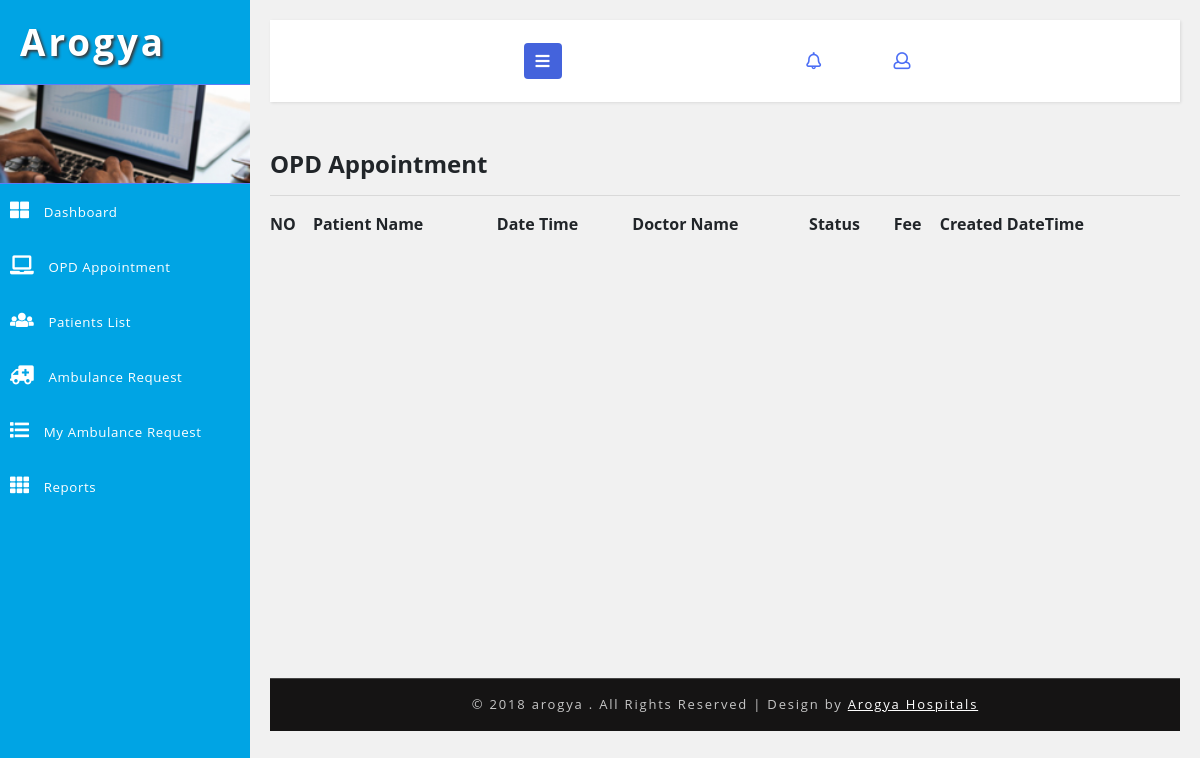
Page /opd/opd-appointment.php on the earlier database version.
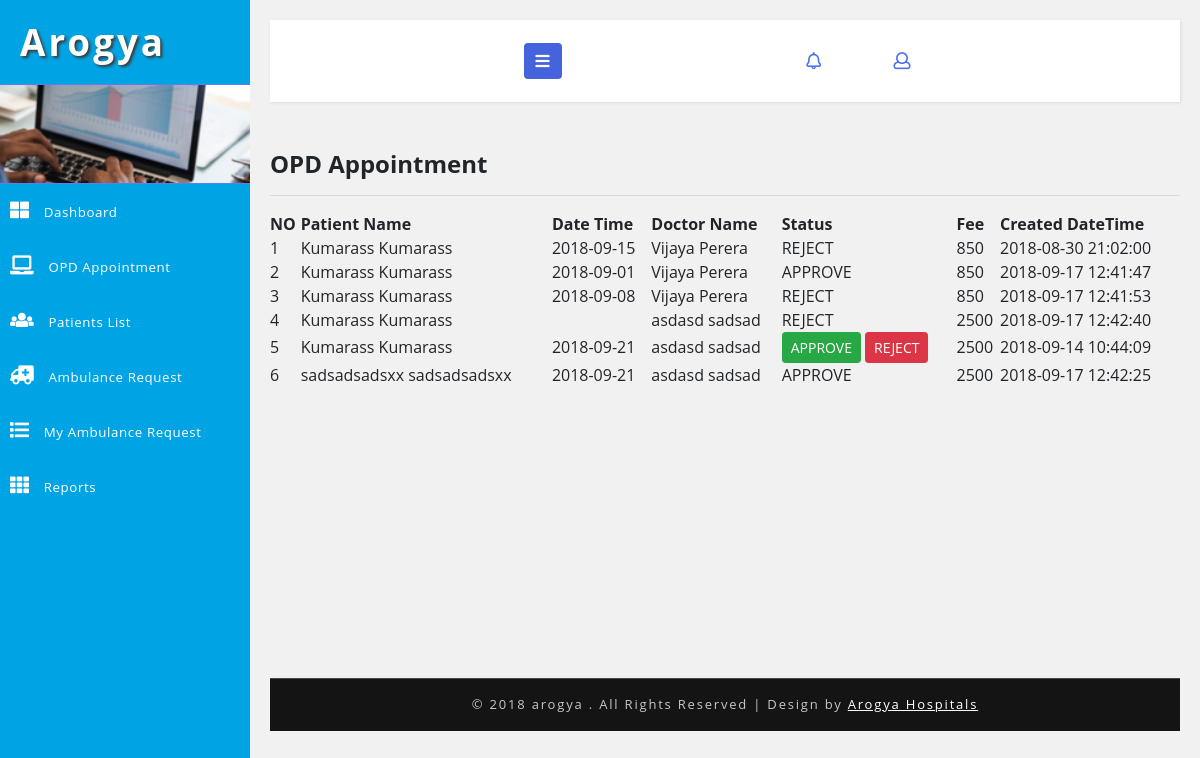
Same page on the later database version.
### tables this page shows
CREATE TABLE `hms_opd_appointment` (
  `id` int(5) NOT NULL AUTO_INCREMENT,
  `patient_id` int(5) DEFAULT NULL,
  `doctor_id` int(5) DEFAULT NULL,
  `appointment_date` varchar(30) DEFAULT NULL,
  `status_code` varchar(20) DEFAULT NULL,
  `created_date` timestamp NOT NULL DEFAULT CURRENT_TIMESTAMP ON UPDATE CURRENT_TIMESTAMP,
  `created_user` int(5) DEFAULT NULL,
  `updated_user` int(5) DEFAULT NULL,
  `fee` int(5) DEFAULT NULL,
  PRIMARY KEY (`id`)
);

### DB.php (called while the page is built, shortened)
<?php
function getDBConnection() {
    $servername = "localhost";
    $username = "root";
    $password = "123";
    $db = "hmsdb";
    $conn = mysqli_connect($servername, $username, $password, $db);
    if (!$conn) {
        die("Connection failed: " . mysqli_connect_error());
    } else {
        return $conn;
    }
}
function getData($sql) {
    $conn = getDBConnection();
    $result = mysqli_query($conn, $sql);
    if (mysqli_num_rows($result) > 0) {
        return $result;
    } else {
        return FALSE;
    }
}
?>

### opd/opd-appointment.php (the view, shortened to what this page needs)
<?php
include '../DB.php';
?>
<!DOCTYPE html>
<html lang="en">
    <head>
        <link rel="stylesheet" href="https://maxcdn.bootstrapcdn.com/bootstrap/3.3.7/css/bootstrap.min.css">
        <link rel="stylesheet" href="https://maxcdn.bootstrapcdn.com/font-awesome/4.7.0/css/font-awesome.min.css">
        <link href="../css/bootstrap.css" rel="stylesheet" type="text/css" media="all" />
        <link href="../css/style.css" rel="stylesheet" type="text/css" media="all" />
        <link rel="stylesheet" href="../css/style4.css">
        <link href="../css/fontawesome-all.css" rel="stylesheet">
    </head>
    <body>
        <div class="wrapper">
            <nav id="sidebar">
                <div class="sidebar-header">
                    <h1>
                        <a href="#">Arogya</a>
                    </h1>
                </div>
                <div class="profile-bg"></div>
                <?php
                include_once '../_tree_opd.php';
                ?>
            </nav>
            <div id="content">
                <?php include_once '../_top_bar.php'; ?>
                <div class="blank-page-content">
                    <h4>OPD Appointment</h4>
                    <hr>
                    <div class="row">
                        <div class="col-md-12">
                            <table id="example" class="display" cellspacing="0" width="100%">
                                <thead>
                                    <tr>
                                        <th>NO</th>
                                        <th>Patient Name</th>
                                        <th>Date Time</th>
                                        <th>Doctor Name</th>
                                        <th>Status</th>
                                        <th>Fee</th>
                                        <th>Created DateTime</th>
                                    </tr>
                                </thead>
                                <tbody>
                                    <?php
                                    $sql = "SELECT hms_opd_appointment.*,CONCAT(hms_patient.first_name,' ',hms_patient.first_name) AS patient_name,
CONCAT(hms_doctor.first_name,' ',hms_doctor.last_name) AS doctor_name FROM hms_opd_appointment
INNER JOIN hms_patient
ON hms_opd_appointment.patient_id = hms_patient.id
INNER JOIN hms_doctor
ON hms_opd_appointment.doctor_id = hms_doctor.id";
                                    $data = getData($sql);
                                    if ($data != null) {
                                        foreach ($data as $value) {
                                            ?>
                                            <tr>
                                                <td><?= $value['id'] ?></td>
                                                <td><?= $value['patient_name'] ?></td>
                                                <td><?= $value['appointment_date'] ?></td>
                                                <td><?= $value['doctor_name'] ?></td>
                                                <td>
                                                    <?php
                                                    if ($value['status_code'] == 'OPEN') {
                                                        ?>
                                                        <a href="opd-appointment.php?id=<?= $value['id'] ?>&status=APPROVE" class="btn btn-sm btn-success">
                                                            APPROVE
                                                        </a>
                                                        <a href="opd-appointment.php?id=<?= $value['id'] ?>&status=REJECT" class="btn btn-sm btn-danger">
                                                            REJECT
                                                        </a>
                                                        <?php
                                                    } else {
                                                        echo $value['status_code'];
                                                    }
                                                    ?>
                                                </td>
                                                <td><?= $value['fee'] ?></td>
                                                <td><?= $value['created_date'] ?></td>
                                            </tr>
                                            <?php
                                        }
                                    }
                                    ?>
                                </tbody>
                            </table>
                            <link href="css/jquery.dataTables.min.css" rel="stylesheet" type="text/css"/>
                        </div>
                    </div>
                </div>
                <?php include '../_footer.php'; ?>
            </div>
        </div>
        <link href="../css/jquery.dataTables.min.css" rel="stylesheet" type="text/css"/>
    </body>
</html>

### _tree_opd.php
<ul class="list-unstyled components">
    <li>
        <a href="<?php $_SERVER['SERVER_NAME'] ?>/<?= $_SESSION['sitename'] ?>/home.php">
            <i class="fas fa-th-large"></i>
            Dashboard
        </a>
    </li>
    <li>
        <a href="<?php $_SERVER['SERVER_NAME'] ?>/<?= $_SESSION['sitename'] ?>/opd/opd-appointment.php" >
            <i class="fas fa-laptop"></i>
           OPD Appointment
        </a>
    </li>
    <li>
        <a href="<?php $_SERVER['SERVER_NAME'] ?>/<?= $_SESSION['sitename'] ?>/opd/opd-patient-details.php" >
            <i class="fas fa-users"></i>
          Patients List
        </a>
    </li>
    <li>
        <a href="<?php $_SERVER['SERVER_NAME'] ?>/<?= $_SESSION['sitename'] ?>/opd/opd_ambulance_request.php" >
            <i class="fas fa-ambulance"></i>
         Ambulance Request
        </a>
    </li>
      <li>
        <a href="<?php $_SERVER['SERVER_NAME'] ?>/<?= $_SESSION['sitename'] ?>/opd/my-transport-request.php" >
            <i class="fas fa-list"></i>
         My Ambulance Request
        </a>
    </li>
    <li>
        <a href="<?php $_SERVER['SERVER_NAME'] ?>/<?= $_SESSION['sitename'] ?>/opd/report-opd-appointment.php">
            <i class="fas fa-th"></i>
            Reports
        </a>
    </li>
</ul>

### _top_bar.php (shortened to what this page needs)
<nav class="navbar navbar-default mb-xl-5 mb-4">
    <div class="container-fluid">
        <div class="navbar-header">
            <button type="button" id="sidebarCollapse" class="btn btn-info navbar-btn">
                <i class="fas fa-bars"></i>
            </button>
        </div>
        <ul class="top-icons-agileits-w3layouts float-right">
            <li class="nav-item dropdown">
                <a class="nav-link dropdown-toggle" href="#" id="navbarDropdown" role="button" data-toggle="dropdown" aria-haspopup="true"
                   aria-expanded="false">
                    <i class="far fa-bell"></i>
                </a>
            </li>
            <li class="nav-item dropdown">
                <a class="nav-link dropdown-toggle" href="#" id="navbarDropdown" role="button" data-toggle="dropdown" aria-haspopup="true"
                   aria-expanded="false">
                </a>
            </li>
            <li class="nav-item dropdown">
                <a class="nav-link dropdown-toggle" href="#" id="navbarDropdown2" role="button" data-toggle="dropdown" aria-haspopup="true"
                   aria-expanded="false">
                    <i class="far fa-user"></i>
                </a>
            </li>
        </ul>
    </div>
</nav>

### _footer.php
<div class="copyright-w3layouts py-xl-3 py-2 mt-xl-5 mt-4 text-center">
                <p>© 2018 arogya . All Rights Reserved | Design by
                    <a href="#"> Arogya Hospitals </a>
                </p>
            </div>

### css/style.css (style rules this page uses)
html, body { margin: 0; font-size: 100%; font-family: 'Open Sans', sans-serif; background: #fff; }
.blank-page-content { min-height: 480px; }
body a { text-decoration: none; transition: 0.5s all; -webkit-transition: 0.5s all; -moz-transition: 0.5s all; -o-transition: 0.5s all; -ms-transition: 0.5s all; }
h1, h2, h3, h4, h5, h6 { margin: 0; font-weight: 700; }
p { margin: 0; }
ul { margin: 0; padding: 0; }
ul li { list-style: none; }
.profile-bg { border: 1px solid #5d7cf7; border-left: none; border-right: none; background: url(../images/menu1.jpg)no-repeat 0px 0px; -webkit-background-size: cover; -moz-background-size: cover; -o-background-size: cover; -ms-background-size: cover; background-size: cover; min-height: 100px; }
.top-icons-agileits-w3layouts .dropdown-toggle::after { display: none; }
.top-icons-agileits-w3layouts li { list-style: none; display: inline-block; }
ul.top-icons-agileits-w3layouts a.nav-link i { display: inline-block; font-size: 17px; color: #4c6ef5; }
.dropdown { display: none; padding: 0; list-style: none; }
.copyright-w3layouts p { color: #c7c7c7; font-size: 13px; letter-spacing: 1.8px; text-align: center; font-weight: 400; }
.copyright-w3layouts p a { color: #fff; text-decoration: underline; }
.copyright-w3layouts { background: #151414; border-top: 1px solid #464646; }
ul.list-unstyled li { font-size: 14px; letter-spacing: 1px; color: #7d7d7d; }

### css/style4.css (style rules this page uses)
body { font-family: 'Open Sans', sans-serif; background: #f1f1f1; }
p { font-family: 'Open Sans', sans-serif; }
a, a:hover, a:focus { color: inherit; text-decoration: none; transition: all 0.3s; }
.navbar { padding: 15px 10px; background: #fff; border: none; border-radius: 0; box-shadow: 1px 1px 3px rgba(0, 0, 0, 0.1); }
.navbar-btn { box-shadow: none; outline: none !important; border: none; background: #4463dc; }
i, span { display: inline-block; }
.wrapper { display: flex; align-items: stretch; }
#sidebar { min-width: 250px; max-width: 250px; background: #00a4e4; color: #fff; transition: all 0.3s; }
.sidebar-header h1 { font-size: 2.3em; letter-spacing: 3px; color: #fff; text-shadow: 2px 2px 3px #39393a; }
#sidebar ul li a { text-align: left; }
#sidebar .sidebar-header { padding: 20px; background: #00a4e4; }
#sidebar ul li a { padding: 16px 10px; font-size: .95em; letter-spacing: 0.6px; display: block; color: #fff; font-weight: 400; }
#sidebar ul li a i { margin-right: 10px; font-size: 19px; }
#content { padding: 20px; min-height: 100vh; transition: all 0.3s; overflow: hidden; width: 100%; }

Differences in the rows shown:
added hms_opd_appointment: id "1", patient_name "Kumarass Kumarass", appointment_date "2018-09-15", doctor_name "Vijaya Perera", status_code "REJECT", fee "850", created_date "2018-08-30 21:02:00"
added hms_opd_appointment: id "2", patient_name "Kumarass Kumarass", appointment_date "2018-09-01", doctor_name "Vijaya Perera", status_code "APPROVE", fee "850", created_date "2018-09-17 12:41:47"
added hms_opd_appointment: id "3", patient_name "Kumarass Kumarass", appointment_date "2018-09-08", doctor_name "Vijaya Perera", status_code "REJECT", fee "850", created_date "2018-09-17 12:41:53"
added hms_opd_appointment: id "4", patient_name "Kumarass Kumarass", doctor_name "asdasd sadsad", status_code "REJECT", fee "2500", created_date "2018-09-17 12:42:40"
added hms_opd_appointment: id "5", patient_name "Kumarass Kumarass", appointment_date "2018-09-21", doctor_name "asdasd sadsad", fee "2500", created_date "2018-09-14 10:44:09"
added hms_opd_appointment: id "6", patient_name "sadsadsadsxx sadsadsadsxx", appointment_date "2018-09-21", doctor_name "asdasd sadsad", status_code "APPROVE", fee "2500", created_date "2018-09-17 12:42:25"
